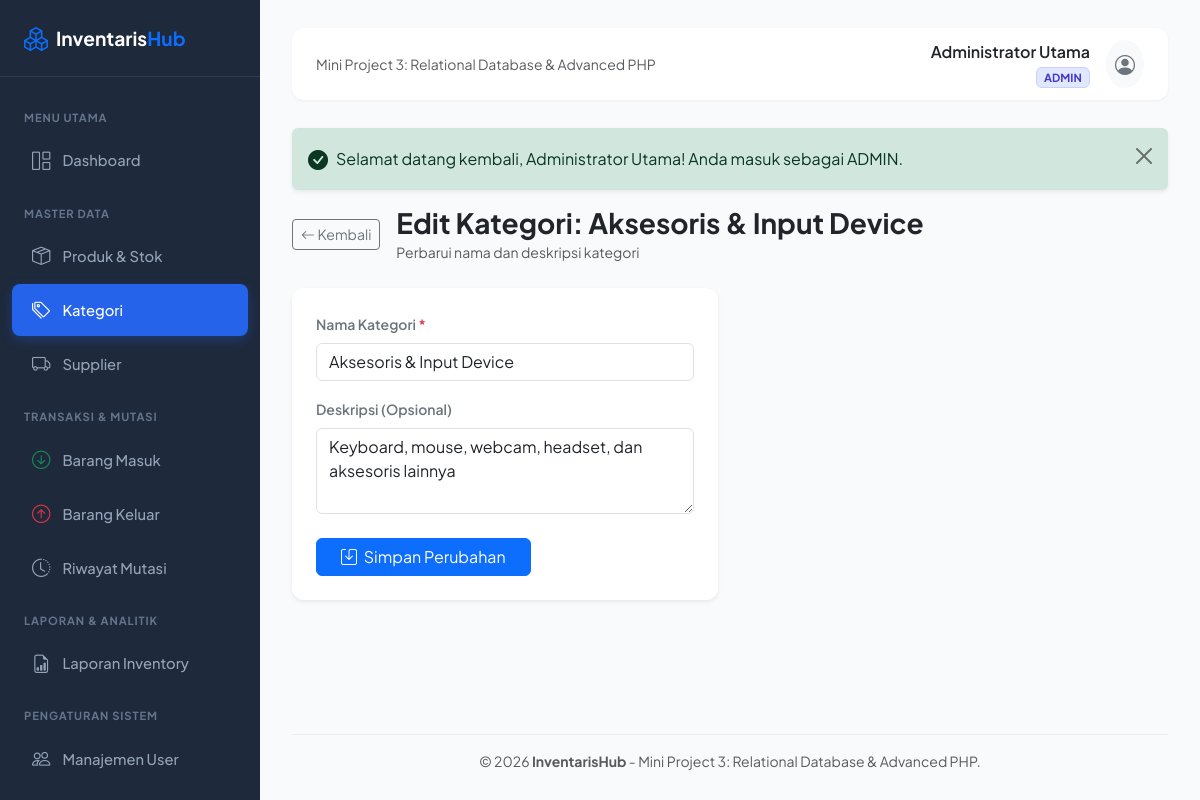
Screenshot of /categories/edit.php?id=2 (signed in) with the database file from the repository.
### tables this page shows
CREATE TABLE `categories` (
    `id` INT PRIMARY KEY AUTO_INCREMENT,
    `name` VARCHAR(100) NOT NULL UNIQUE,
    `description` TEXT NULL,
    `created_at` TIMESTAMP DEFAULT CURRENT_TIMESTAMP
);

### helpers/escape.php (called while the page is built, shortened)
<?php
if (!function_exists('e')) {
    function e($value): string {
        return htmlspecialchars((string)$value, ENT_QUOTES, 'UTF-8');
    }
}

### public/categories/edit.php (the view, shortened to what this page needs)
<?php
require_once __DIR__ . '/../../config/database.php';
require_once __DIR__ . '/../../helpers/escape.php';
$id = filter_input(INPUT_GET, 'id', FILTER_VALIDATE_INT);
$stmt = $pdo->prepare("SELECT * FROM categories WHERE id = :id");
$stmt->execute(['id' => $id]);
$category = $stmt->fetch();
$name = $category['name'];
$description = $category['description'];
require_once __DIR__ . '/../../views/header.php';
?>
<div class="row mb-4">
    <div class="col-12">
        <div class="d-flex align-items-center">
            <a href="index.php" class="btn btn-outline-secondary btn-sm me-3">
                <i class="bi bi-arrow-left"></i> Kembali
            </a>
            <div>
                <h3 class="fw-bold text-dark mb-0">Edit Kategori: <?= e($category['name']) ?></h3>
                <small class="text-muted">Perbarui nama dan deskripsi kategori</small>
            </div>
        </div>
    </div>
</div>
<div class="row">
    <div class="col-lg-6">
        <div class="card shadow-sm">
            <div class="card-body p-4">
                <form method="POST" action="edit.php?id=<?= $id ?>">
                    <div class="mb-3">
                        <label class="form-label fw-semibold text-secondary small">Nama Kategori <span class="text-danger">*</span></label>
                        <input type="text" name="name" class="form-control" value="<?= e($name) ?>" required>
                    </div>
                    <div class="mb-4">
                        <label class="form-label fw-semibold text-secondary small">Deskripsi (Opsional)</label>
                        <textarea name="description" rows="3" class="form-control"><?= e($description) ?></textarea>
                    </div>
                    <button type="submit" class="btn btn-primary px-4">
                        <i class="bi bi-save me-1"></i> Simpan Perubahan
                    </button>
                </form>
            </div>
        </div>
    </div>
</div>
<?php require_once __DIR__ . '/../../views/footer.php'; ?>

### views/header.php (style rules this page uses)
:root { --bs-body-font-family: 'Plus Jakarta Sans', system-ui, -apple-system, sans-serif; --brand-primary: #3b82f6; --brand-dark: #0f172a; --sidebar-bg: #1e293b; --sidebar-hover: #334155; --sidebar-active: #2563eb; }
body { background-color: #f8fafc; color: #334155; }
.card { border: none; border-radius: 12px; box-shadow: 0 1px 3px rgba(0,0,0,0.05); }

### rows the page displays
categories: name "Aksesoris & Input Device", description "Keyboard, mouse, webcam, headset, dan aksesoris lainnya"

### other values shown
$currentUser['full_name'] "Administrator Utama"
$currentUser['role'] "ADMIN"
$flash['message'] "Selamat datang kembali, Administrator Utama! Anda masuk sebagai ADMIN."
